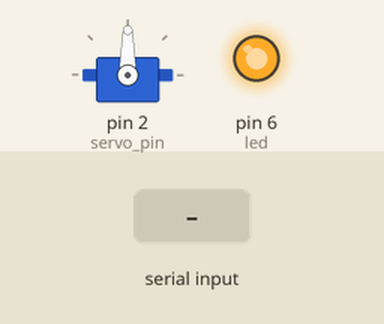
Bench run of a sketch on a simulated Arduino Uno, built with avr-gcc and run on an emulated ATmega328P. On the bench: servo, output pins drawn as LEDs (lit = HIGH). The test bench sets the inputs (shaded band). What the sketch prints to the serial monitor is not drawn.

Above: at 1.2 s.
1.3 s: "<o90>" received over Serial
At 2.3 s:
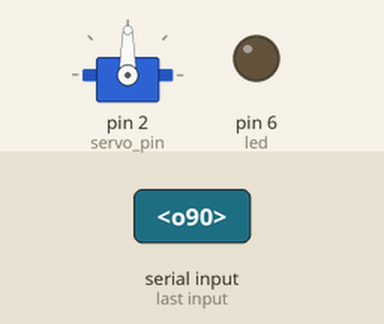
2.8 s: "<l90>" received over the second serial link
At 3.4 s:
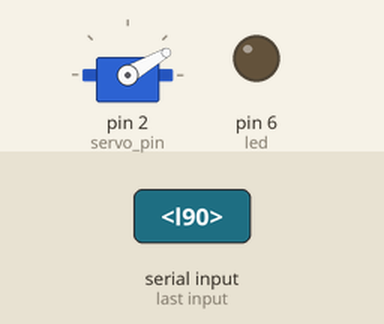
4.3 s: "<h90>" received over Serial
At 5.5 s:
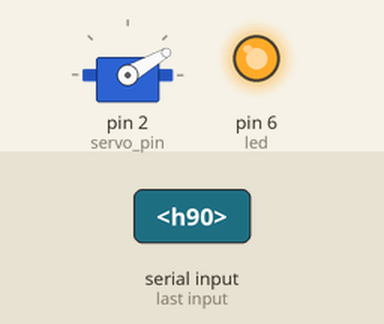
5.8 s: "<r90>" received over the second serial link
At 6.9 s:
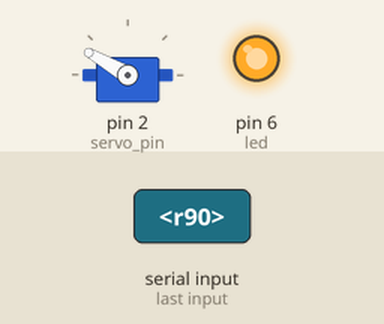
7.3 s: "<t125>\n" received over Serial
At 8.5 s:
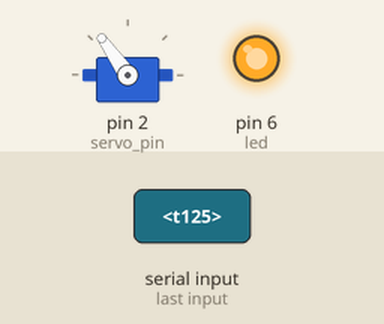
8.8 s: "<o90>" received over the second serial link
At 10.2 s:
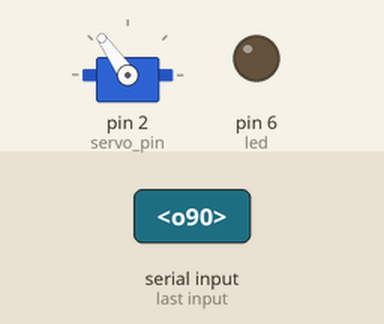
Timing chart, 0 to 11.3 s (numbered marks = the images above; inputs shaded):
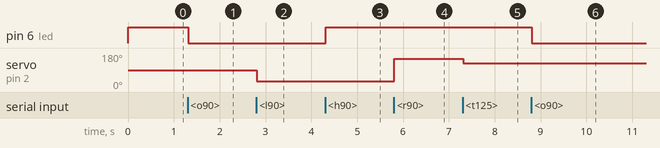

Measured:
- after the input at 1.3 s, pin 6 (led): HIGH → LOW at once
- after the input at 2.8 s, servo on pin 2 (servo_pin): 90° → 30° at once
- after the input at 4.3 s, pin 6 (led): LOW → HIGH at once
- after the input at 5.8 s, servo on pin 2 (servo_pin): 30° → 150° at once
- after the input at 7.3 s, servo on pin 2 (servo_pin): 150° → 125° at once
- after the input at 8.8 s, pin 6 (led): HIGH → LOW at once

The sketch:

example_sketch.ino
```cpp
/*
 * HC-06  >>  Arduino
 *
 * RX     >>  11
 * TX     >>  3
 * GND    >>  GND
 * VCC    >>  5V
 *
 *
 * Commands:
 *
AT : Check the connection.
AT+NAME : See default name
AT+ADDR : see default address
AT+VERSION : See version
AT+UART : See baudrate
AT+ROLE: See role of bt module(1=master/0=slave)
AT+RESET : Reset and exit AT mode
AT+ORGL : Restore factory settings
AT+PSWD: see default password
AT+PIN: set pin code

1 set to 1200bps
2 set to 2400bps
3 set to 4800bps
4 set to 9600bps (Default)
5 set to 19200bps
6 set to 38400bps
7 set to 57600bps
8 set to 115200bps
 */

#include <SoftwareSerial.h>
#include <Servo.h> // Servo.h library can't use pins 9 and 10 on Arduino

SoftwareSerial BT(3,11); //9,10

int led = 6;
int servo_pin = 2;

int servo_pos = 90;

Servo myservo;

void setup()
{

  pinMode(led, OUTPUT);
  myservo.attach(servo_pin);

  digitalWrite(led, HIGH);
  myservo.write(90);

  Serial.begin(9600);
  BT.begin(9600);
  Serial.println("Hello from Arduino");
}

//format needed to read is "<h>" command or servo "<t125>" 3 digit number
bool processingData = false;
void loop(){
  if (Serial.available()){
    char ch = (char)Serial.read();
    processCommand(ch);
  }

  if (BT.available()){
    char ch = (char)BT.read();
    if(processingData == false){
      processingData = true;
      processCommand(ch);
      processingData = false;
    }
  }
}

char rdx[8];
int index = 0;
char startRead = '<';
char endRead = '>';
bool isReadingData = false;


void processCommand(char a){
  if(a == '<'){
      isReadingData = true;
      rdx[index] = a;
      index++;
    } else if(a == '>' && index > 0){
      isReadingData = false;
      rdx[index] = a;
      index = 0;
      sendCommand();
    } else if(isReadingData == true){
      rdx[index] = a;
      index++;
    }
}

void sendCommand(){
          switch(rdx[1]){
            case 'h':
              Serial.println("LED On");
              BT.print("LED On#");
              digitalWrite(led, HIGH);
              break;
            case 'o':
              Serial.println("LED Off");
              BT.print("LED Off#");
              digitalWrite(led, LOW);
              break;
            case 'l':
              Serial.println("Servo Left");
              BT.print("Servo Left#");
              myservo.write(30);
              //delay(500);
              break;
            case 'r':
              Serial.println("Servo Right");
              BT.print("Servo Right#");
              myservo.write(150);
              //delay(500);
              break;
            case 'm':
              Serial.println("Servo Center");
              BT.print("Servo Center#");
              myservo.write(90);
              //delay(500);
              break;
            case 't':
              Serial.println("Servo Move");
              BT.print("Servo Move ");
              char move[3];
              move[0] = rdx[2];
              move[1] = rdx[3];
              move[2] = rdx[4];
              if(isDigit(move[0]) && isDigit(move[1]) && isDigit(move[2])){
                myservo.write(atoi(move));
                Serial.println(move);
                BT.print(move);
                BT.print("#");
              }
              break;
   }
}
```
